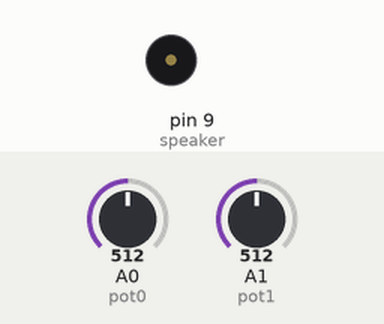
Simulated run of this sketch. Board: Arduino Uno, built with avr-gcc and run on an emulated ATmega328P. Shown: buzzer (waves = sounding). The test bench sets the inputs (shaded band); at power-on: A0 (pot0) = 512, A1 (pot1) = 512.

Above: at 1.8 s.
1.9 s: A0 (pot0) set to 306
At 2.2 s:
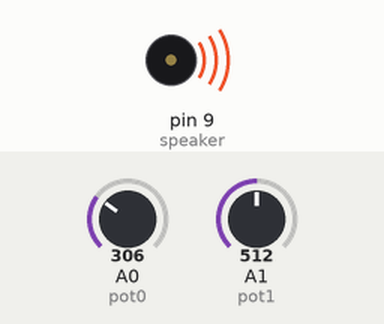
5.4 s: A1 (pot1) set to 0
At 6.6 s:
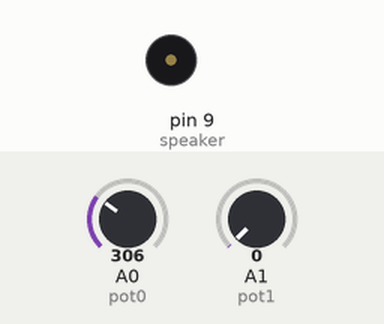
6.9 s: A1 (pot1) set to 122
At 7.09 s:
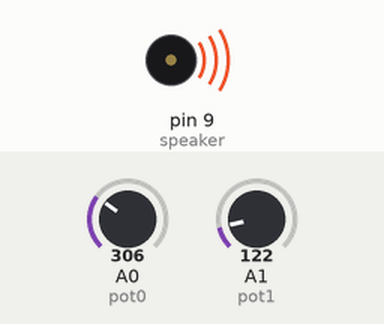
10.4 s: A0 (pot0) set to 122
At 10.8 s:
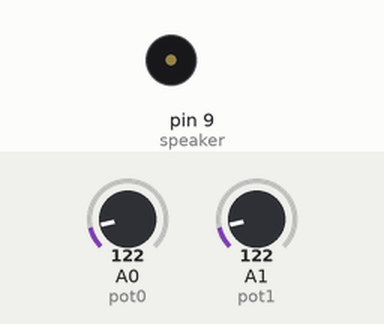
13.9 s: A0 (pot0) set to 0
At 15.2 s:
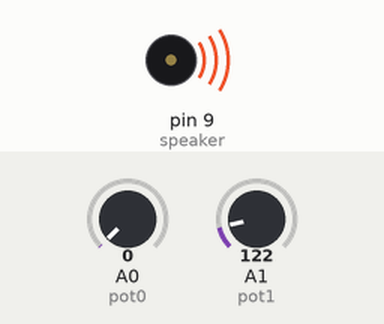
Timing chart, 0 to 16.4 s (numbered marks = the images above; inputs shaded):
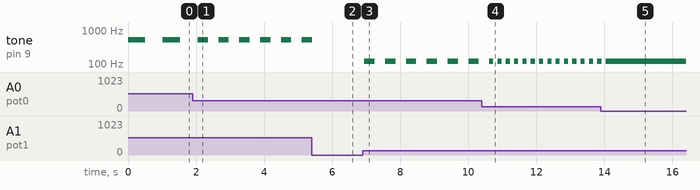

The sketch:

EX_3.ino
```cpp
/**********************************************************************************
**                                                                               **
**                                  Sirena                                       **
**                                                                               **
**                                 Programa3                                     **
**                                                                               **
**********************************************************************************/


const int speaker = 9;        // donar nom al pin 9 de l’Arduino
const int pot0 = A0;         // donar nom al pin A0 de l’Arduino
const int pot1 = A1;         // donar nom al pin A1 de l’Arduino
int valorPot0;                 // guardar valor del potènciometre
int valorPot1;


void setup()
{
    pinMode(speaker, OUTPUT);   // speaker SORTIDA
    pinMode(pot0, INPUT);       // pot 0 ENTRADA
    pinMode(pot1, INPUT);       // pot 1 ENTRADA

}
void loop()
{
  valorPot0 = analogRead(pot0);       // llegir valor potenciometre 0
  valorPot1 = analogRead(pot1);       // llegir valor  potenciometre 1

  tone(speaker, valorPot1, valorPot0);  // Amb el potenciomete 0 s'ajusta la durada del so
  delay(2*valorPot0);                // El delay es multiplica per 2 en valor del potenciometre 0
}


// Aquest programa el que fa és un so so el qual és pot augmentar o disminuir el temps amb el potenciometre 0 , i amb el potenciometre 1 el que fem és canviar la frequencia del so per tal que sigui diferent
```

Measured:
- after the input at 1.9 s, tone on pin 9 (speaker): alternates 512 Hz for 0.31 s and silent for 0.31 s, starting after 0.45 s
- after the input at 5.4 s, tone on pin 9 (speaker): goes on until 5.4 s, then stays silent
- after the input at 6.9 s, tone on pin 9 (speaker): alternates 122 Hz for 0.31 s and silent for 0.31 s, starting after 0.05 s
- after the input at 10.4 s, tone on pin 9 (speaker): alternates 122 Hz for 0.12 s and silent for 0.12 s, starting after 0.34 s
- after the input at 13.9 s, tone on pin 9 (speaker): goes on until 14.0 s, then stays 122 Hz
- by itself, tone on pin 9 (speaker): alternates 512 Hz for 0.51 s and silent for 0.51 s
